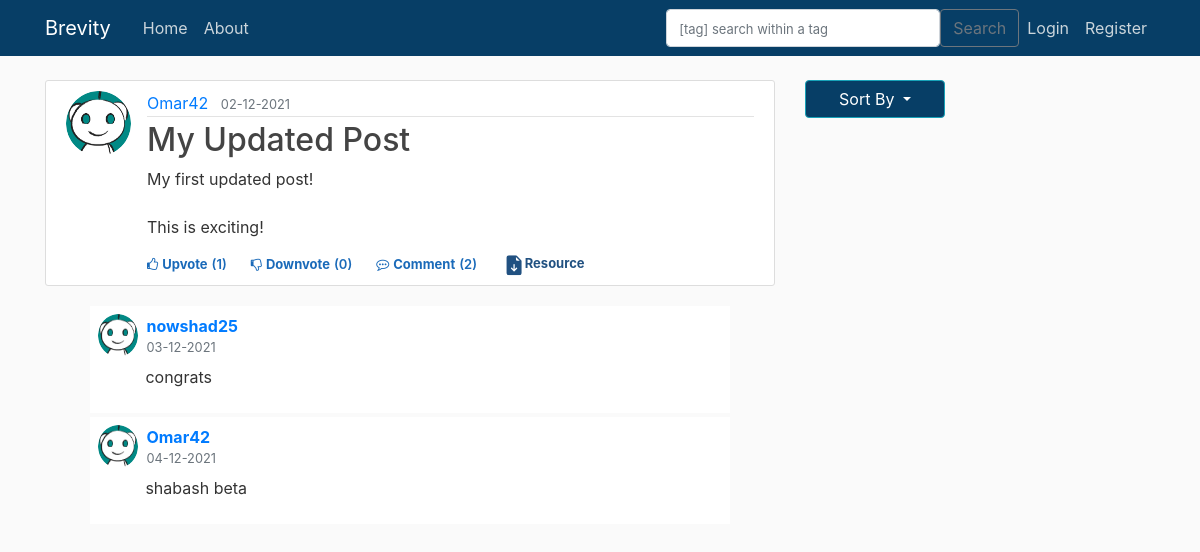
/post/1, run on an earlier commit of the app's database.
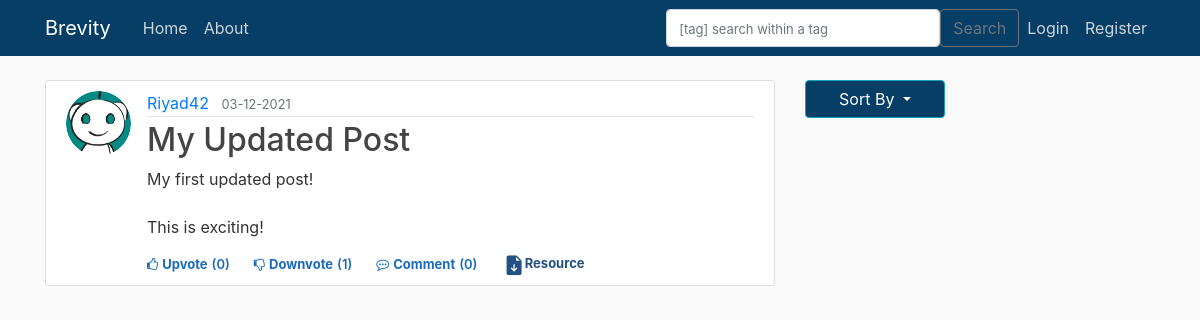
And on a later commit of the database.
### brevity/models.py (models this page shows, shortened)
class User(db.Model, UserMixin):
    id = db.Column(db.Integer, primary_key=True)
    username = db.Column(db.String(20), unique=True, nullable=False)
    email = db.Column(db.String(120), unique=True, nullable=False)
    image_file = db.Column(db.String(20), nullable=False, default='default.jpg')
    password = db.Column(db.String(60), nullable=False)
    posts = db.relationship('Post', backref='author', lazy=True)                    #By default SQLAlchemy guess the relationship to be one to many as posts returns a list of post.
    upvoted = db.relationship('Upvote', foreign_keys='Upvote.user_id', backref='user', lazy='dynamic')
    downvoted = db.relationship('Downvote', foreign_keys='Downvote.user_id', backref='user', lazy='dynamic')
    commented = db.relationship('Comment', backref='author', lazy=True)

class Post(db.Model):
    id = db.Column(db.Integer, primary_key=True)
    title = db.Column(db.String(100), nullable=False)
    date_posted = db.Column(db.DateTime, nullable=False, default=datetime.utcnow)
    content = db.Column(db.Text, nullable=False)
    user_id = db.Column(db.Integer, db.ForeignKey('user.id'), nullable=False)
    tags = db.relationship('Tag', backref='post', cascade="all, delete", lazy='dynamic')
    upvotes = db.relationship('Upvote', backref='post', lazy='dynamic')
    downvotes = db.relationship('Downvote', backref='post', lazy='dynamic')
    comments = db.relationship('Comment', backref='post', lazy='dynamic')
    resources = db.relationship('ResourceFile', backref='post', lazy='dynamic')

class Comment(db.Model):
    id = db.Column(db.Integer, nullable=False, primary_key = True)
    date_posted = db.Column(db.DateTime, nullable=False, default=datetime.utcnow)
    content = db.Column(db.Text, nullable=False)
    user_id = db.Column(db.Integer, db.ForeignKey('user.id'))
    post_id = db.Column(db.Integer, db.ForeignKey('post.id'))

### brevity/posts/routes.py (the view)
@posts.route("/post/<int:post_id>", methods=['GET', 'POST'])            #'int:' imposes that post_id must be int.
def post(post_id):
    form = CommentForm()
    post = Post.query.get_or_404(post_id)                               #get(id) is used to query the db through Primary key.
    comments = Comment.query.filter_by(post_id = post_id)
    if form.validate_on_submit():
        comment = Comment(content=form.content.data, author=current_user, post_id=post_id)
        db.session.add(comment)
        db.session.commit()
        flash('Your comment has been posted', 'success')
        return redirect(url_for('posts.post', post_id=post.id))
    return render_template('post.html', title="post.title",form = form, post=post, comments = comments)

### brevity/posts/forms.py
class CommentForm(FlaskForm):
    content = TextAreaField('Content', validators=[DataRequired()])
    submit = SubmitField('Comment')

### brevity/templates/post.html (shortened to what the changed rows need)
{% extends "layout.html" %}
{% block content %}
    <article class="media content-section">
        <img class="rounded-circle article-img" src="{{ url_for('static', filename = 'profile_pics/' + post.author.image_file)}}">
        <div class="media-body">
            <div class="article-metadata">
                <a class="mr-2" href="{{ url_for('users.user_posts', username=post.author.username) }}">{{ post.author.username }}</a>
                <small class="text-muted">{{ post.date_posted.strftime('%d-%m-%Y') }}</small>
            </div>
            <h2 class="article-title">{{ post.title }}</h2>
            <p class="article-content">{{ post.content }}</p>
            {% if current_user.is_authenticated %}
            <div class="d-flex flex-row fs-12" id="vote{{post.id}}">
                {% if not current_user.has_upvoted_post(post) %}
                    <div class="like cursor votestyle vote" post_id="{{post.id}}" action="upvote"><i class="fa fa-thumbs-o-up"></i><span class="ml-1">Upvote</span></div>
                    <div class="like vote_count" ><span class="ml-1 mr-4">({{post.upvotes.count()}})</span></div>
                {% else %}
                    <div class="like cursor upvotedstyle vote" post_id="{{post.id}}" action="upvote"><i class="fa fa-thumbs-o-up"></i><span class="ml-1">Upvoted</span></div>
                    <div class="like upvoted_count" ><span class="ml-1 mr-4">({{post.upvotes.count()}})</span></div>
                {% endif %}
                {% if not current_user.has_downvoted_post(post) %}
                    <div class="like downvotecursor votestyle vote" post_id="{{post.id}}" action="downvote"><i class="fa fa-thumbs-o-down"></i><span class="ml-1">Downvote</span></div>
                    <div class="like vote_count"><span class="ml-1 mr-4">({{post.downvotes.count()}})</span></div>
                {% else %}
                    <div class="like downvotecursor downvotedstyle vote" post_id="{{post.id}}" action="downvote"><i class="fa fa-thumbs-o-down"></i><span class="ml-1">Downvoted</span></div>
                    <div class="like downvoted_count"><span class="ml-1 mr-4">({{post.downvotes.count()}})</span></div>
                {% endif %}
                    <div class="like cursor comment"><i class="fa fa-commenting-o"></i><span class="ml-1"><a class="mr-1 like cursor comment" href="{{ url_for('posts.post', post_id=post.id) }}">Comment</a></span></div>
                    <div class="like comment_count"><span class="ml-0">({{post.comments.count()}})</span></div>
                <button type="button" class="btn btn-sm mb-4 resource" data-toggle="modal" data-target="#resourceModal">
                    <svg xmlns="http://www.w3.org/2000/svg" width="22" height="20" fill="currentColor" class="bi bi-file-earmark-arrow-down-fill" viewBox="0 0 16 16" data-darkreader-inline-fill="" style="--darkreader-inline-fill:currentColor;">
      <path d="M9.293 0H4a2 2 0 0 0-2 2v12a2 2 0 0 0 2 2h8a2 2 0 0 0 2-2V4.707A1 1 0 0 0 13.707 4L10 .293A1 1 0 0 0 9.293 0zM9.5 3.5v-2l3 3h-2a1 1 0 0 1-1-1zm-1 4v3.793l1.146-1.147a.5.5 0 0 1 .708.708l-2 2a.5.5 0 0 1-.708 0l-2-2a.5.5 0 0 1 .708-.708L7.5 11.293V7.5a.5.5 0 0 1 1 0z"></path>
    </svg>Resource</button>
            </div>
        {% else %}
            <div class="d-flex flex-row fs-12">
                <div class="like cursor unauthorised_upvote"><i class="fa fa-thumbs-o-up"></i><span class="ml-1"><a class="like cursor unauthorised_upvote" href="{{ url_for('posts.vote_action', post_id=post.id, action='unauthorized_upvote')}}">Upvote</a></span></div>
                <div class="like vote_count" ><span class="ml-1 mr-4">({{post.upvotes.count()}})</span></div>
                <div class="like downvotecursor unauthorised_downvote"><i class="fa fa-thumbs-o-down"></i><span class="ml-1"><a class="like downvotecursor unauthorised_downvote" href="{{ url_for('posts.vote_action', post_id=post.id, action='unauthorized_downvote')}}">Downvote</a></span></div>
                <div class="like vote_count"><span class="ml-1 mr-4">({{post.downvotes.count()}})</span></div>
                <div class="like cursor comment"><i class="fa fa-commenting-o"></i><span class="ml-1"><a class="mr-1 like cursor comment" href="{{ url_for('posts.post', post_id=post.id) }}">Comment</a></span></div>
                <div class="like comment_count"><span class="ml-0">({{post.comments.count()}})</span></div>
                <button type="button" class="btn btn-sm mb-4 resource" data-toggle="modal" data-target="#resourceModal">
                    Resource</button>
            </div>
        {% endif %}
        </div>
    </article>
    {% for comment in comments %}
    <div class="container mt-1">
        <div class="d-flex justify-content-center row">
            <div class="col-md-11">
                <div class="d-flex flex-column comment-section">
                    <div class="bg-white p-2">
                        <div class="d-flex flex-row user-info"><img class="rounded-circle" src="{{ url_for('static', filename = 'profile_pics/' + comment.author.image_file)}}" width="40">
                            <div class="d-flex flex-column justify-content-start ml-2"><span class="d-block font-weight-bold name">{{comment.author.username}}</span><small class="text-muted">{{comment.date_posted.strftime('%d-%m-%Y')}}</small></div>
                        </div>
                        <div class="mt-2">
                            <p class="comment_data">{{comment.content}}</p>
                        </div>
                    </div>
                </div>
            </div>
        </div>
    </div>
    {% endfor %}
{% endblock content %}

What changed in the data, as far as the page shows it:
removed Comment: image_file (placeholder picture), author.username "nowshad25", date_posted "03-12-2021", content "congrats"
removed Comment: image_file (placeholder picture), author.username "Omar42", date_posted "04-12-2021", content "shabash beta"
changed User: author.username "Omar42" → "Riyad42"
changed Post "My Updated Post": date_posted "02-12-2021" → "03-12-2021"
Also different on the page:
{{ post.upvotes.count() }}: "1" → "0"
{{ post.downvotes.count() }}: "0" → "1"
{{ post.comments.count() }}: "2" → "0"
